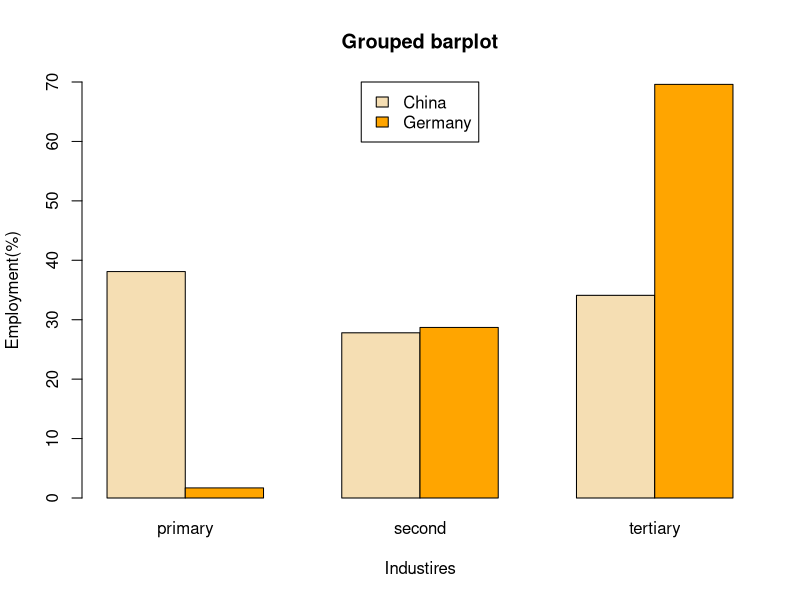

Recreate this plot in R.
my.data <- matrix(c(38.1, 1.7,
                    27.8, 28.7,
                    34.1, 69.6)
                , nrow=2)

rownames(my.data) <- c("China", "Germany")
colnames(my.data) <- c("primary", "second", "tertiary")


barplot(my.data, main = "Grouped barplot",
        ylim = c(0, round(max(my.data))),
        xlab = "Industires", ylab = "Employment(%)",
        col = c("wheat", "orange"),
        beside = TRUE, 
        legend = rownames(my.data), 
        args.legend = list(x = "top")
       )